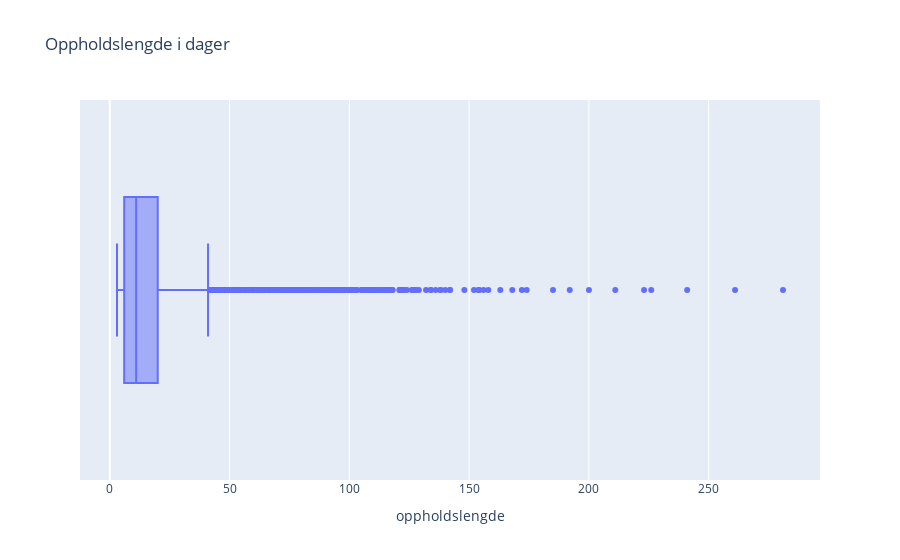

Notebook code cell kept with this figure:
### Code cell
fig = px.box(train_df, x='oppholdslengde', title="Oppholdslengde i dager")

fig.show()

### Figure 1 — Plotly figure (JSON) as saved in the notebook; plotly's stock layout.template omitted (floating-point values rounded to 4 significant figures; data arrays with more than 128 entries replaced by an {"elided": "..."} marker saying what was removed)
{"data": [{"alignmentgroup": "True", "hovertemplate": "oppholdslengde=%{x}<extra></extra>", "legendgroup": "", "marker": {"color": "#636efa"}, "name": "", "notched": false, "offsetgroup": "", "orientation": "h", "showlegend": false, "type": "box", "x": {"elided": "5413 int values"}, "x0": " ", "xaxis": "x", "y0": " ", "yaxis": "y"}], "layout": {"boxmode": "group", "legend": {"tracegroupgap": 0}, "title": {"text": "Oppholdslengde i dager"}, "xaxis": {"anchor": "y", "domain": [0, 1], "title": {"text": "oppholdslengde"}}, "yaxis": {"anchor": "x", "domain": [0, 1]}}}
